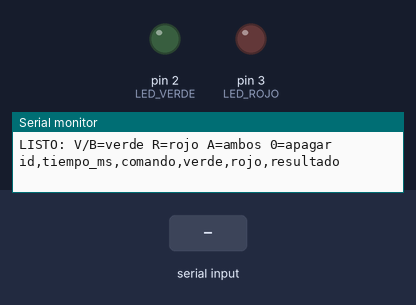
The sketch below on a simulated Arduino Uno, built with avr-gcc and run on an emulated ATmega328P. Shown: output pins drawn as LEDs (lit = HIGH), the last lines printed to the serial monitor. The test bench sets the inputs (shaded band).

Above: at 1.2 s.
1.3 s: "V\n" received over Serial
At 2.0 s:
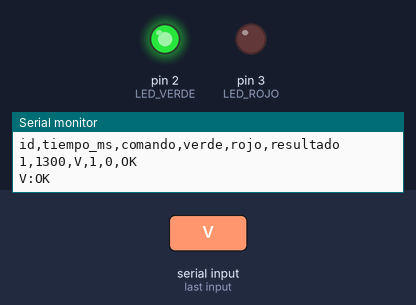
2.8 s: "R\n" received over Serial
At 3.2 s:
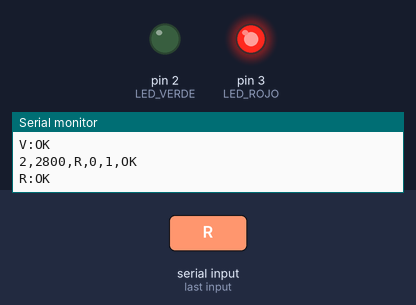
4.3 s: "A\n" received over Serial
At 5.5 s:
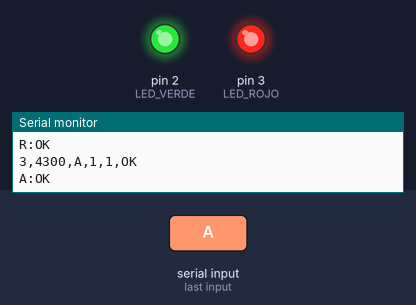
Timing chart, 0 to 7.3 s (numbered marks = the images above; inputs shaded):
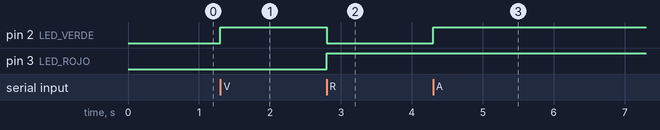

The sketch:

ControlBluetooth.ino
```cpp
/* Entrega 2 - Internet de las Cosas
 * Johan Sebastian Soto Ramirez
 * Pines de la guia: verde D2, rojo D3; HC-05 TXD -> RX0.
 * TX1 -> divisor de 1 kohm/2 kohm -> RXD del HC-05.
 * Configurar el HC-05 en modo datos, 9600 baudios, 8N1.
 * Cada comando ocupa un byte. CR, LF y espacios se ignoran.
 */
const byte LED_VERDE = 2;
const byte LED_ROJO = 3;
unsigned int registro = 0;

void setup() {
  pinMode(LED_VERDE, OUTPUT);
  pinMode(LED_ROJO, OUTPUT);
  digitalWrite(LED_VERDE, LOW);
  digitalWrite(LED_ROJO, LOW);
  Serial.begin(9600); // UART de la placa: RX0 y TX1, como en la guia
  Serial.println(F("LISTO: V/B=verde R=rojo A=ambos 0=apagar"));
  Serial.println(F("id,tiempo_ms,comando,verde,rojo,resultado"));
}

void procesarComando(char comando) {
  if (comando == '\r' || comando == '\n' || comando == ' ') return;
  bool valido = true;
  switch (comando) {
    case 'V': // V de verde; B conserva la letra de la transcripcion
    case 'B':
      digitalWrite(LED_VERDE, HIGH);
      digitalWrite(LED_ROJO, LOW);
      break;
    case 'R':
      digitalWrite(LED_VERDE, LOW);
      digitalWrite(LED_ROJO, HIGH);
      break;
    case 'A':
      digitalWrite(LED_VERDE, HIGH);
      digitalWrite(LED_ROJO, HIGH);
      break;
    case '0':
      digitalWrite(LED_VERDE, LOW);
      digitalWrite(LED_ROJO, LOW);
      break;
    default:
      valido = false; // Un comando desconocido conserva las salidas
  }
  registro++;
  Serial.print(registro); Serial.print(',');
  Serial.print(millis()); Serial.print(',');
  Serial.print(comando); Serial.print(',');
  Serial.print(digitalRead(LED_VERDE)); Serial.print(',');
  Serial.print(digitalRead(LED_ROJO)); Serial.print(',');
  Serial.println(valido ? F("OK") : F("INVALIDO"));
  // TX1 envia el registro y esta confirmacion al HC-05.
  // El monitor serial permite observar la misma comunicacion.
  Serial.print(comando);
  Serial.println(valido ? F(":OK") : F(":INVALIDO"));
}

void loop() {
  if (Serial.available() > 0) {
    procesarComando((char)Serial.read());
  }
}
```

Measured:
- after the input at 1.3 s, pin 2 (LED_VERDE): LOW → HIGH at once
- after the input at 2.8 s, pin 2 (LED_VERDE): HIGH → LOW at once; pin 3 (LED_ROJO): LOW → HIGH at once
- after the input at 4.3 s, pin 2 (LED_VERDE): LOW → HIGH at once
